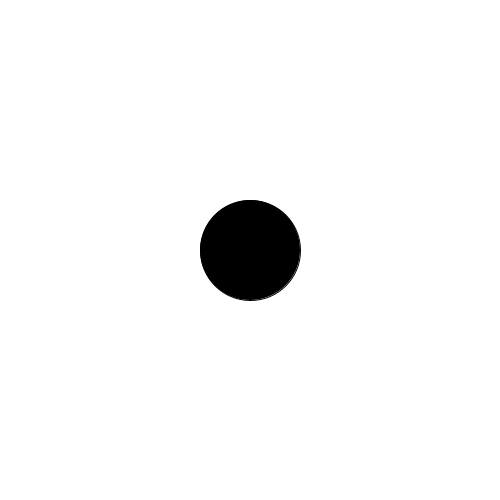
Frame 1 (no input)
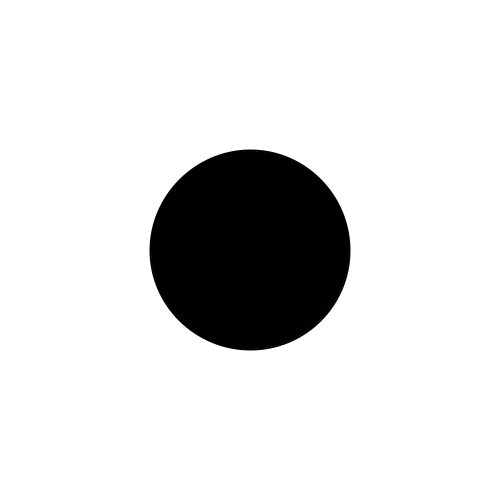
Frame 60 (the mouse pressed at the canvas centre just before this capture)
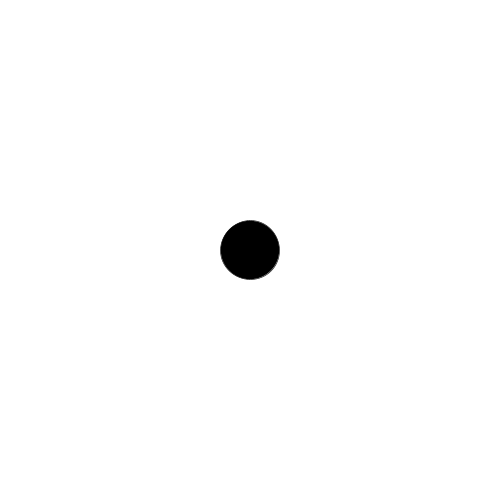
Frame 120 (the mouse held since frame 60 and released just before this capture)

The Processing sketch that drew these frames (run headless with seeded random() and noise(); from frame 60 on, the mouse is pressed at the canvas centre):

// Processing sketch: transform6
// ── transform6.pde
float x = 0.0;

void setup() {
    size(500, 500);
    fill(0);
}

void draw() {
    background(255);
    translate(width/2, height/2);
    scale(sin(x)+1); 
    ellipse(0, 0, 100, 100); 
    x = x + 0.03;
}
